Frame 1 (no input): blank canvas, image omitted
Frame 60 (the mouse pressed at the canvas centre just before this capture): blank canvas, image omitted
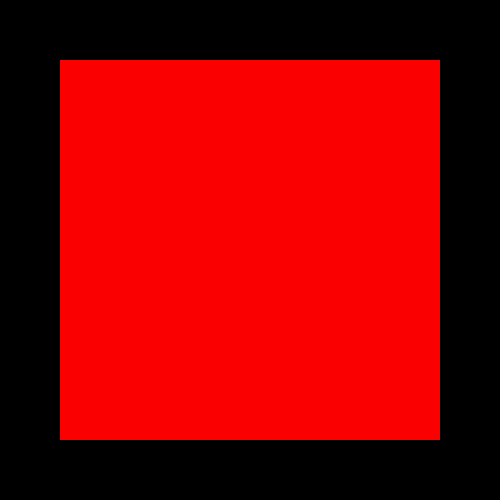
Frame 120 (the mouse held since frame 60 and released just before this capture)

The Processing sketch whose frames 1 and 60 were blank and that drew this single picture after the mouse press (run headless with seeded random() and noise(); from frame 60 on, the mouse is pressed at the canvas centre):

// Processing sketch: variables3
// ── variables3.pde
int tam;
int posX;
void setup() {
  size(500, 500);
  posX = - 500;
  tam = width;
}
void draw() {
  background(0);
  rectMode(CENTER);
  fill(mouseX, 0, 0); 
  /* el valor de rojo está determinado por la posición del mouse en X
   Eso hay que ajustarlo ya que podrìa generar un valor superior al 
   máximo color posible (255)*/
  rect(width/2, height/2, tam, tam);

  tam = tam -1;
  //tam += 1;
  //tam ++;
  println(tam);
  ellipse(posX, 100, 50, 50);
  posX++;
}
